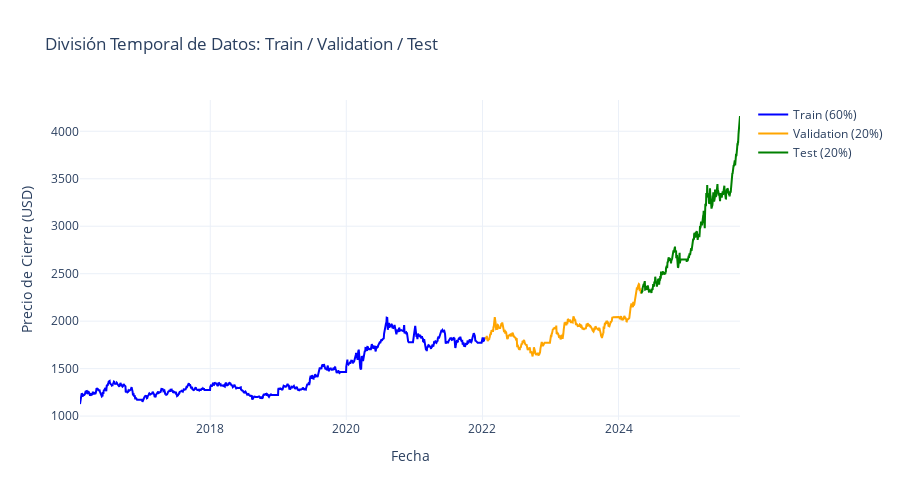

Notebook code for this chart:
### Markdown cell above
---

## 5️⃣ División Temporal de Datos (Train/Val/Test)

### Code cell
# División temporal: 60% train, 20% validation, 20% test
train_size = int(len(df_clean) * 0.60)
val_size = int(len(df_clean) * 0.20)
test_size = len(df_clean) - train_size - val_size

# Dividir datos
df_train = df_clean.iloc[:train_size]
df_val = df_clean.iloc[train_size:train_size + val_size]
df_test = df_clean.iloc[train_size + val_size:]

print("📊 DIVISIÓN TEMPORAL DE DATOS")
print("=" * 80)
print(f"\n🔹 Train (60%):")
print(f"   Filas: {len(df_train):,}")
print(f"   Rango: {df_train.index.min().strftime('%Y-%m-%d')} → {df_train.index.max().strftime('%Y-%m-%d')}")

print(f"\n🔸 Validation (20%):")
print(f"   Filas: {len(df_val):,}")
print(f"   Rango: {df_val.index.min().strftime('%Y-%m-%d')} → {df_val.index.max().strftime('%Y-%m-%d')}")

print(f"\n🔺 Test (20%):")
print(f"   Filas: {len(df_test):,}")
print(f"   Rango: {df_test.index.min().strftime('%Y-%m-%d')} → {df_test.index.max().strftime('%Y-%m-%d')}")

print(f"\n✅ Total: {len(df_clean):,} días")

# Visualizar división
fig = go.Figure()

fig.add_trace(go.Scatter(
    x=df_train.index,
    y=df_train['Close'],
    mode='lines',
    name='Train (60%)',
    line=dict(color='blue')
))

fig.add_trace(go.Scatter(
    x=df_val.index,
    y=df_val['Close'],
    mode='lines',
    name='Validation (20%)',
    line=dict(color='orange')
))

fig.add_trace(go.Scatter(
    x=df_test.index,
    y=df_test['Close'],
    mode='lines',
    name='Test (20%)',
    line=dict(color='green')
))

fig.update_layout(
    title='División Temporal de Datos: Train / Validation / Test',
    xaxis_title='Fecha',
    yaxis_title='Precio de Cierre (USD)',
    template='plotly_white',
    height=500
)

fig.show()

### Figure 1 — Plotly figure (JSON) as saved in the notebook; plotly's stock layout.template omitted (floating-point values rounded to 4 significant figures; data arrays with more than 128 entries replaced by an {"elided": "..."} marker saying what was removed)
{"data": [{"line": {"color": "blue"}, "mode": "lines", "name": "Train (60%)", "type": "scatter", "x": {"elided": "1342 str values"}, "y": {"elided": "1342 float values"}}, {"line": {"color": "orange"}, "mode": "lines", "name": "Validation (20%)", "type": "scatter", "x": {"elided": "447 str values"}, "y": {"elided": "447 float values"}}, {"line": {"color": "green"}, "mode": "lines", "name": "Test (20%)", "type": "scatter", "x": {"elided": "449 str values"}, "y": {"elided": "449 float values"}}], "layout": {"height": 500, "title": {"text": "División Temporal de Datos: Train / Validation / Test"}, "xaxis": {"title": {"text": "Fecha"}}, "yaxis": {"title": {"text": "Precio de Cierre (USD)"}}}}
